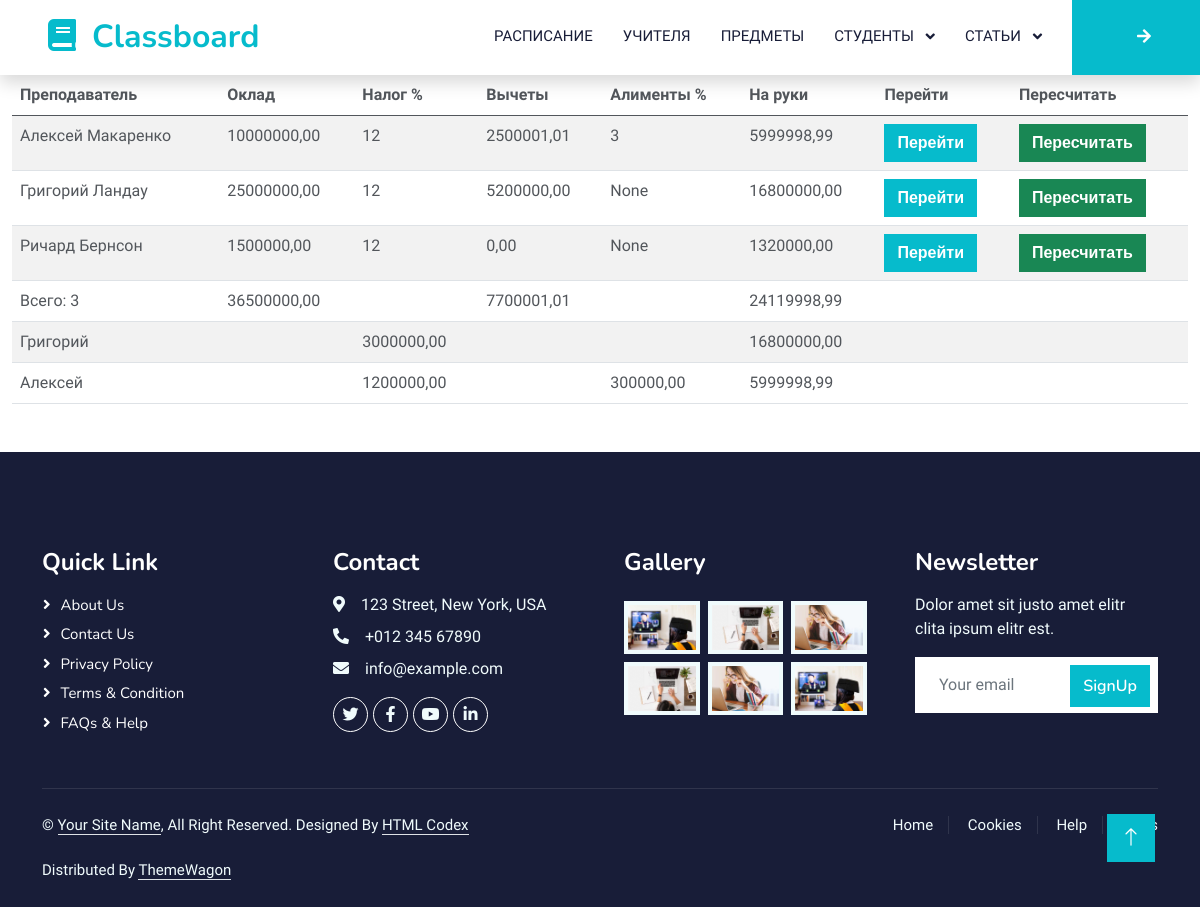
/wages/ (signed in), run on the app's committed database.
### wages/models.py (models this page shows, shortened)
class Wage(models.Model):
    teacher = models.ForeignKey(verbose_name=_('Преподаватель'),
                                    to='teachers.Teacher',
                                    on_delete=models.CASCADE,
                                    related_name='teachers_wage')
    salary = models.DecimalField(verbose_name=_('Оклад'),
                                    max_digits=10,
                                    decimal_places=2,
                                    blank=True,
                                    null=True)
    tax = models.PositiveSmallIntegerField(verbose_name=_('Налог %'),
                                    blank=True,
                                    null=True,
                                    default=12)
    deductions = models.DecimalField(verbose_name=_('Вычеты'),
                                    max_digits=10,
                                    decimal_places=2,
                                    blank=True,
                                    null=True,
                                    default=0)
    alimony = models.PositiveSmallIntegerField(verbose_name=_('Алименты %'),
                                    blank=True,
                                    null=True)
    net = models.DecimalField(verbose_name=_('На руки'),
                                    max_digits=10,
                                    decimal_places=2,
                                    blank=True)
    year = models.PositiveSmallIntegerField(verbose_name=_('Год'),
                                    choices=year_choices(),
                                    default=current_year())
    month = models.PositiveSmallIntegerField(verbose_name=_('Месяц'),
                                    choices=month_choices(),
                                    default=current_month())
    created_at = models.DateField(verbose_name=_('Дата создания'),
                                    auto_now_add=True)
    updated_at = models.DateField(verbose_name=_('Дата изменения'),
                                    auto_now=True)
    class Meta:
        verbose_name = 'Заработная плата'
        verbose_name_plural = 'Заработная плата'
        ordering = ['teacher', ]

### teachers/models.py (models this page shows, shortened)
class Teacher(PersonAbstract):
    subject = models.ManyToManyField(to='subjects.Subject', related_name='subject_teacher')
    class Meta:
        verbose_name = 'Учитель'
        verbose_name_plural = 'Учителя'
        ordering = ['first_name', 'last_name']
    def __str__(self):
        return f'{self.first_name} {self.last_name}'

### wages/views.py (the view)
# urls.py: path('', show_teachers_grid, name='show_teachers_grid'),
def show_teachers_grid(request, pk=None):
    if not pk:
        template_ = 'wages_index.html'
        today_date = Q(year=datetime.date.today().year) | \
                     Q(month=datetime.date.today().month)
        q_records = Q(deductions__gt=0) & Q(pk__gte=2)
        teacher = Wage.objects.select_related().filter(today_date).all()
        annotates = Wage.objects.select_related().annotate(
                annotate_teacher=(F('teacher__first_name')),
                annotate_pk=Count('pk', filter=q_records),
                annotate_salary=Sum('salary', filter=q_records),
                annotate_deductions=Sum('deductions', filter=q_records),
                annotate_net=Sum('net', filter=q_records),
                annotate_tax_count=F('salary')/100 * F('tax'),
                annotate_alimony_count=F('salary')/100 * F('alimony'),
            ).order_by('-deductions')
        totals = Wage.objects.select_related().filter(today_date).\
                order_by('-deductions').\
                aggregate(Count('pk'),
                    Sum('salary'),
                    Sum('deductions'),
                    Sum('net'))
        context = {
            'header': get_grid_title(),
            'teacher': teacher,
            'totals': totals,
            'annotates': annotates
        }
    return render(request=request, template_name=template_, context=context)

### wages/views.py (called while the page is built)
def get_grid_title() -> dict:
    header = {
        'teacher_title': Wage._meta.get_field('teacher').verbose_name,
        'salary_title': Wage._meta.get_field('salary').verbose_name,
        'tax_title': Wage._meta.get_field('tax').verbose_name,
        'deductions_title': Wage._meta.get_field('deductions').verbose_name,
        'alimony_title': Wage._meta.get_field('alimony').verbose_name,
        'net_title': Wage._meta.get_field('net').verbose_name,
        'go_to': 'Перейти',
        're_calculate': 'Пересчитать',
    }
    return header

### wages/templates/wages_index.html (shortened to what this page needs)
{% extends 'layout/base.html' %}
{% block content %}
    {% if user.is_authenticated %}
        <table class="table table-striped">
            <thead>
                <tr>
                <th scope="col">{{ header.teacher_title }}</th>
                <th scope="col">{{ header.salary_title }}</th>
                <th scope="col">{{ header.tax_title }}</th>
                <th scope="col">{{ header.deductions_title }}</th>
                <th scope="col">{{ header.alimony_title }}</th>
                <th scope="col">{{ header.net_title }}</th>
                <th scope="col">{{ header.go_to }}</th>
                <th scope="col">{{ header.re_calculate }}</th>
                </tr>
            </thead>
            <tbody>
            {% for teacher_item in teacher %}
                <tr>
                    <td>
                        {{ teacher_item.teacher }}
                    </td>
                    <td>
                        {{ teacher_item.salary }}
                    </td>
                    <td>
                        {{ teacher_item.tax }}
                    </td>
                    <td>
                        {{ teacher_item.deductions }}
                    </td>
                    <td>
                        {{ teacher_item.alimony }}
                    </td>
                    <td>
                        {{ teacher_item.net }}
                    </td>
                    <td>
                        <a class='btn btn-primary' href="{% url 'wages:show_teachers_grid' teacher_item.pk %}"> Перейти </a>
                    </td>
                    <td>
                        <a class='btn btn-success' href="{% url 'wages:wage_recalculate' teacher_item.pk %}"> Пересчитать </a>
                    </td>
                </tr>
            {% endfor %}
            <tr>
                <td>
                    Всего: {{ totals.pk__count}}
                </td>
                <td>
                    {{ totals.salary__sum|floatformat:2 }}
                </td>
                <td>
                </td>
                <td>
                    {{ totals.deductions__sum|floatformat:2 }}
                </td>
                <td>
                </td>
                <td>
                    {{ totals.net__sum|floatformat:2 }}
                </td>
                <td>
                </td>
                <td>
                </td>
            </tr>
                {% for annotate in annotates %}
                    {% if annotate.annotate_pk %}
                        <tr>
                            <td>
                                {{ annotate.annotate_teacher}}
                        </td>
                        <td>
                        </td>
                        <td>
                            {{ annotate.annotate_tax_count|floatformat:2 }}
                        </td>
                        <td>
                        </td>
                        <td>
                            {{ annotate.annotate_alimony_count|floatformat:2 }}
                        </td>
                        <td>
                            {{ annotate.annotate_net|floatformat:2 }}
                        </td>
                        <td>
                        </td>
                        <td>
                        </td>
                    {% endif %}
            </tr>
            {% endfor %}
            </tbody>
        </table>
    {% else %}
        <h2>Вам запрещено просматривать данную страницу</h2>
    {% endif %}
{% endblock content %}

### static/css/style.css (style rules this page uses)
:root { --primary: #06BBCC; --light: #F0FBFC; --dark: #181d38; }
.btn { font-family: 'Nunito', sans-serif; font-weight: 600; transition: .5s; }
.btn.btn-primary, .btn.btn-secondary { color: #FFFFFF; }

### data on the page
Wage: teacher "Алексей Макаренко", salary "10000000,00", tax "12", deductions "2500001,01", alimony "3", net "5999998,99"
Wage: teacher "Григорий Ландау", salary "25000000,00", tax "12", deductions "5200000,00", alimony "None", net "16800000,00", annotate_teacher "Григорий", annotate_tax_count "3000000,00", annotate_net "16800000,00"
Wage: teacher "Ричард Бернсон", salary "1500000,00", tax "12", deductions "0,00", alimony "None", net "1320000,00"
Wage: annotate_teacher "Алексей", annotate_tax_count "1200000,00", annotate_alimony_count "300000,00", annotate_net "5999998,99"

### other printed values
{{ header.teacher_title }} "Преподаватель"
{{ header.salary_title }} "Оклад"
{{ header.tax_title }} "Налог %"
{{ header.deductions_title }} "Вычеты"
{{ header.alimony_title }} "Алименты %"
{{ header.net_title }} "На руки"
{{ header.go_to }} "Перейти"
{{ header.re_calculate }} "Пересчитать"
{{ totals.pk__count }} "3"
{{ totals.salary__sum|floatformat:2 }} "36500000,00"
{{ totals.deductions__sum|floatformat:2 }} "7700001,01"
{{ totals.net__sum|floatformat:2 }} "24119998,99"
